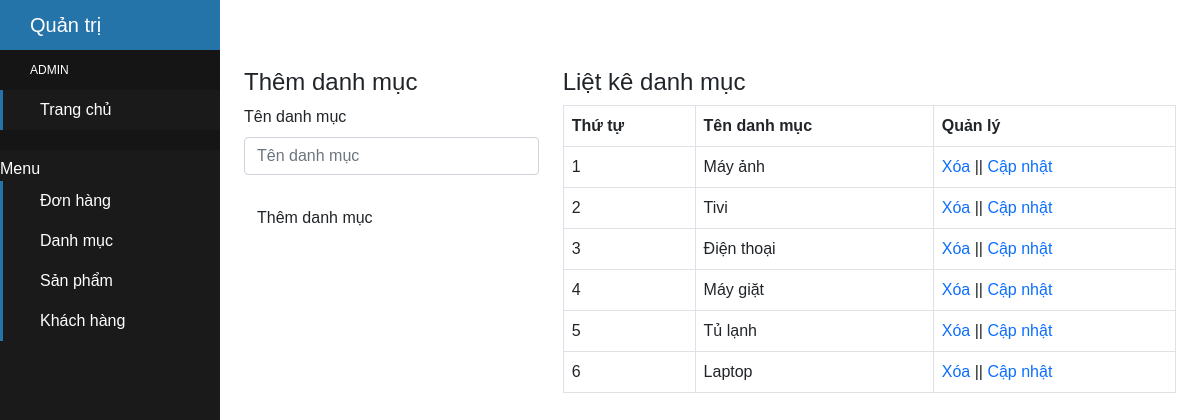
Page /admin/xulydanhmuc.php on the committed database.
### tables this page shows
CREATE TABLE `tbl_category` (
  `category_id` int(11) NOT NULL,
  `category_name` varchar(50) NOT NULL
);

### admin/xulydanhmuc.php (the view, shortened to what this page needs)
<?php
	include('../db/connect.php');
?>
<!DOCTYPE html>
<html lang="en">
<head>
	<link href="../css/bootstrap.css" rel="stylesheet" type="text/css" media="all" />
</head>
<body>
<!DOCTYPE html>
<html lang="en">
<head>
	<link href="../css/bootstrap.css" rel="stylesheet" type="text/css" media="all" />
	<link href="https://cdn.jsdelivr.net/npm/bootstrap@5.0.0-beta1/dist/css/bootstrap.min.css" rel='stylesheet'>
	<link href='https://unpkg.com/boxicons@2.0.7/css/boxicons.min.css' rel='stylesheet'>
</head>
<body>
	<div class="sidebar-container">
        <div class="sidebar-logo">
            Quản trị
        </div>
        <ul class="sidebar-navigation">
          <li class="header">Admin</li>
          <li>
            <a href="dashboard.php">
              <i class="fa fa-home" aria-hidden="true"></i> Trang chủ
            </a>
          </li>
		  <li class="header"></li>Menu</li>
		  <li>
            <a href="xulydonhang.php">
              <i class="fa fa-cog" aria-hidden="true"></i> Đơn hàng
            </a>
		  </li>
		  <li>
            <a href="xulydanhmuc.php">
              <i class="fa fa-cog" aria-hidden="true"></i> Danh mục
            </a>
		  </li>
		  <li>
            <a href="xulysanpham.php">
              <i class="fa fa-cog" aria-hidden="true"></i> Sản phẩm
            </a>
          </li>
          <li>
            <a href="xulykhachhang.php">
              <i class="fa fa-cog" aria-hidden="true"></i> Khách hàng
            </a>
          </li>
        </ul>
      </div>
      <div class="content-container">
        <div class="container-fluid"><br><br>
	<div class="container">
		<div class="row">
			<?php
			if(isset($_GET['quanly'])=='capnhat'){
				$id_capnhat = $_GET['id'];
				$sql_capnhat = mysqli_query($con,"SELECT * FROM tbl_category WHERE category_id='$id_capnhat'");
				$row_capnhat = mysqli_fetch_array($sql_capnhat);
				?>
				<div class="col-md-4">
				<h4>Cập nhật danh mục</h4>
				<label>Tên danh mục</label>
				<form action="" method="POST">
					<input type="text" class="form-control" name="danhmuc" value="<?php echo $row_capnhat['category_name'] ?>"><br>
					<input type="hidden" class="form-control" name="id_danhmuc" value="<?php echo $row_capnhat['category_id'] ?>">
					<input type="submit" name="capnhatdanhmuc" value="Cập nhật danh mục" class="btn btn-default">
				</form>
				</div>
			<?php
			}else{
				?>
				<div class="col-md-4">
				<h4>Thêm danh mục</h4>
				<label>Tên danh mục</label>
				<form action="" method="POST">
					<input type="text" class="form-control" name="danhmuc" placeholder="Tên danh mục"><br>
					<input type="submit" name="themdanhmuc" value="Thêm danh mục" class="btn btn-default">
				</form>
				</div>
				<?php
			}
				?>
			<div class="col-md-8">
				<h4>Liệt kê danh mục</h4>
				<?php
				$sql_select = mysqli_query($con,"SELECT * FROM tbl_category ORDER BY category_id DESC");
				?>
				<table class="table table-bordered ">
					<tr>
						<th>Thứ tự</th>
						<th>Tên danh mục</th>
						<th>Quản lý</th>
					</tr>
					<?php
					$i = 0;
					while($row_category = mysqli_fetch_array($sql_select)){
						$i++;
					?>
					<tr>
						<td><?php echo $i; ?></td>
						<td><?php echo $row_category['category_name'] ?></td>
						<td><a href="?xoa=<?php echo $row_category['category_id'] ?>">Xóa</a> || <a href="?quanly=capnhat&id=<?php echo $row_category['category_id'] ?>">Cập nhật</a></td>
					</tr>
					<?php
					}
					?>
				</table>
			</div>
		</div>
	</div>
</body>
</html>

### admin/xulydanhmuc.php (style rules this page uses)
a { text-decoration: none; }

### rows in the picture
tbl_category: category_name "Máy ảnh"
tbl_category: category_name "Tivi"
tbl_category: category_name "Điện thoại"
tbl_category: category_name "Máy giặt"
tbl_category: category_name "Tủ lạnh"
tbl_category: category_name "Laptop"
